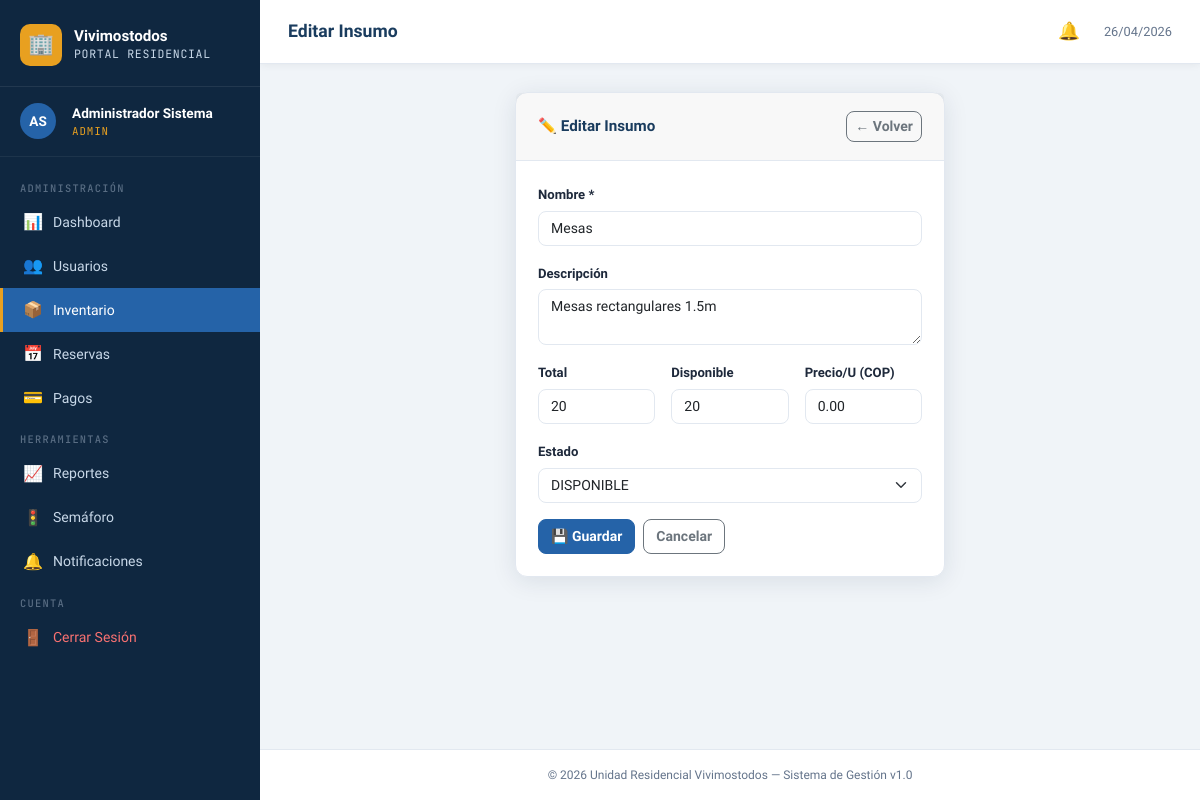
The page /admin/inventario/editar.php?id=2 (signed in) on the database its author committed.
### tables this page shows
CREATE TABLE IF NOT EXISTS inventario (
    id_insumo           INT AUTO_INCREMENT PRIMARY KEY,
    nombre              VARCHAR(100) NOT NULL,
    descripcion         TEXT,
    cantidad_total      INT NOT NULL,
    cantidad_disponible INT NOT NULL,
    precio_unitario     DECIMAL(10,2) DEFAULT 0,
    estado              ENUM('DISPONIBLE','NO DISPONIBLE') DEFAULT 'DISPONIBLE'
);

### config/functions.php (called while the page is built, shortened)
<?php
function sanitize(string $str): string {
    return htmlspecialchars(trim($str), ENT_QUOTES, 'UTF-8');
}

### admin/inventario/editar.php (the view, shortened to what this page needs)
<?php
require_once 'C:\xampp\htdocs\vivimostodos/config/functions.php';
$db = getDB();
$id = (int)($_GET['id'] ?? 0);
$stmt = $db->prepare("SELECT * FROM inventario WHERE id_insumo = ?");
$stmt->execute([$id]);
$insumo = $stmt->fetch();
include 'C:/xampp/htdocs/vivimostodos/includes/header.php';
include 'C:/xampp/htdocs/vivimostodos/includes/sidebar.php';
?>
<div class="row justify-content-center">
    <div class="col-lg-6">
        <div class="card animate-in">
            <div class="card-header">
                <h5>✏️ Editar Insumo</h5>
                <a href="index.php" class="btn btn-sm btn-outline-secondary">← Volver</a>
            </div>
            <div class="card-body">
                <form method="POST">
                    <div class="mb-3">
                        <label class="form-label">Nombre *</label>
                        <input type="text" name="nombre" class="form-control" value="<?= sanitize($insumo['nombre']) ?>" required>
                    </div>
                    <div class="mb-3">
                        <label class="form-label">Descripción</label>
                        <textarea name="descripcion" class="form-control" rows="2"><?= sanitize($insumo['descripcion']) ?></textarea>
                    </div>
                    <div class="row g-3 mb-3">
                        <div class="col-md-4">
                            <label class="form-label">Total</label>
                            <input type="number" name="cantidad_total" class="form-control" min="0" value="<?= $insumo['cantidad_total'] ?>" required>
                        </div>
                        <div class="col-md-4">
                            <label class="form-label">Disponible</label>
                            <input type="number" name="cantidad_disponible" class="form-control" min="0" value="<?= $insumo['cantidad_disponible'] ?>" required>
                        </div>
                        <div class="col-md-4">
                            <label class="form-label">Precio/U (COP)</label>
                            <input type="number" name="precio_unitario" class="form-control" min="0" step="100" value="<?= $insumo['precio_unitario'] ?>">
                        </div>
                    </div>
                    <div class="mb-3">
                        <label class="form-label">Estado</label>
                        <select name="estado" class="form-select">
                            <option value="DISPONIBLE" <?= $insumo['estado']==='DISPONIBLE'?'selected':'' ?>>DISPONIBLE</option>
                        </select>
                    </div>
                    <div class="d-flex gap-2">
                        <button type="submit" class="btn btn-primary">💾 Guardar</button>
                        <a href="index.php" class="btn btn-outline-secondary">Cancelar</a>
                    </div>
                </form>
            </div>
        </div>
    </div>
</div>
<?php include 'C:/xampp/htdocs/vivimostodos/includes/footer.php'; ?>

### assets/css/style.css (style rules this page uses)
:root { --primary: #1a3c5e; --primary-light: #2563a8; --accent: #e8a020; --accent-light: #f5c842; --success: #16a34a; --danger: #dc2626; --warning: #d97706; --info: #0891b2; --bg: #f0f4f8; --bg-card: #ffffff; --sidebar-bg: #0f2740; --sidebar-text: #c8d8e8; --sidebar-hover: #1a3c5e; --sidebar-active:#2563a8; --text: #1e293b; --text-muted: #64748b; --border: #e2e8f0; --shadow: 0 4px 24px rgba(15,39,64,0.10); --shadow-lg: 0 8px 40px rgba(15,39,64,0.16); --radius: 12px; --radius-sm: 8px; --font: 'Sora', sans-serif; --font-mono: 'JetBrains Mono', monospace; }
* { box-sizing: border-box; margin: 0; padding: 0; }
body { font-family: var(--font); background: var(--bg); color: var(--text); min-height: 100vh; font-size: 0.92rem; }
.card { background: var(--bg-card); border: 1px solid var(--border); border-radius: var(--radius); box-shadow: var(--shadow); }
.card-header { padding: 18px 22px; border-bottom: 1px solid var(--border); display: flex; align-items: center; justify-content: space-between; flex-wrap: wrap; gap: 10px; }
.card-header h5 { font-size: 0.95rem; font-weight: 700; color: var(--primary); margin: 0; }
.card-body { padding: 22px; }
.btn { font-family: var(--font); font-weight: 600; border-radius: var(--radius-sm); font-size: 0.875rem; transition: all .2s; }
.btn-primary { background: var(--primary-light); border-color: var(--primary-light); }
.form-control, .form-select { border-radius: var(--radius-sm); border-color: var(--border); font-family: var(--font); font-size: 0.875rem; }
.form-label { font-weight: 600; font-size: 0.82rem; color: var(--text); margin-bottom: 6px; }
.animate-in { animation: fadeInUp .35s ease both; }

### rows shown on the page
inventario: nombre "Mesas", descripcion "Mesas rectangulares 1.5m", cantidad_total "20", cantidad_disponible "20", precio_unitario "0.00", estado "DISPONIBLE"

### other values the page prints
$initials "AS"
$user['nombre'] "Administrador"
$user['apellido'] "Sistema"
$rol "ADMIN"
$pageTitle "Editar Insumo"
